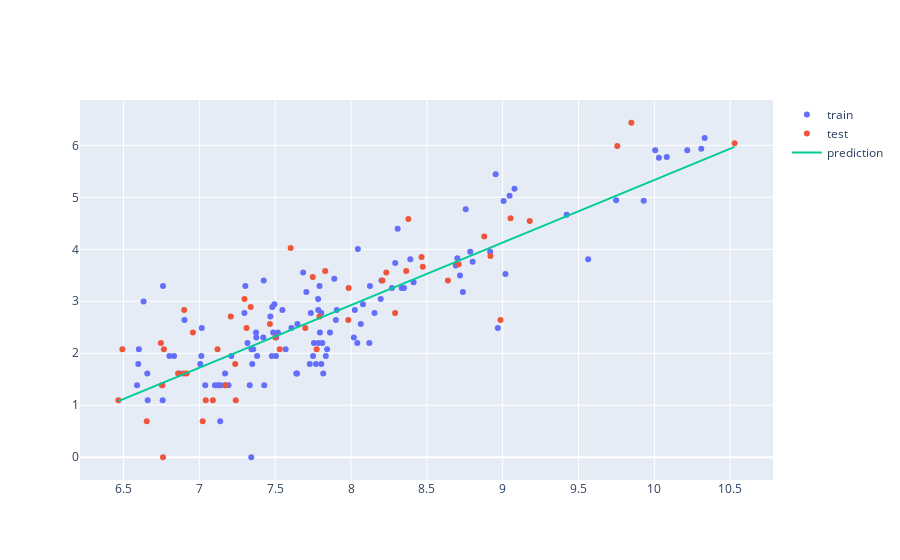

The notebook cell this image was saved under:
### Code cell
import plotly.express as px
import plotly.graph_objects as go
from sklearn.linear_model import LinearRegression
from sklearn.model_selection import train_test_split
from sklearn.metrics import mean_squared_error, r2_score
from sklearn.model_selection import KFold
from sklearn.model_selection import cross_val_score
import numpy as np

df = df_p_t #[state_tp_stat_all['state']!="DC"]
X = np.log(df_p_t['tweet_count'][:, None])
y = np.log(df_p_t['protest_count'])

# X, y = shuffle(X, y)
X_train, X_test, y_train, y_test = train_test_split(X, y, train_size=0.7, random_state=100)

model = LinearRegression()
model.fit(X_train, y_train)

x_range = np.linspace(X.min(), X.max(), 100)
y_range = model.predict(x_range.reshape(-1, 1))


fig = go.Figure([
    go.Scatter(x=X_train.squeeze(), y=y_train, name='train', mode='markers'),
    go.Scatter(x=X_test.squeeze(), y=y_test, name='test', mode='markers'),
    go.Scatter(x=x_range, y=y_range, name='prediction')
])

fig.show()

print("intercept:", model.intercept_.round(2))
print("slope:", model.coef_[0].round(2))

y_pred = model.predict(X_test.reshape(-1, 1))

MSE = mean_squared_error(y_test, y_pred)
print("MSE:", MSE.round(2))
print("RMSE:", np.sqrt(MSE).round(2))

R2 = r2_score(y_test, y_pred)
print("R2:\t", R2.round(3))
